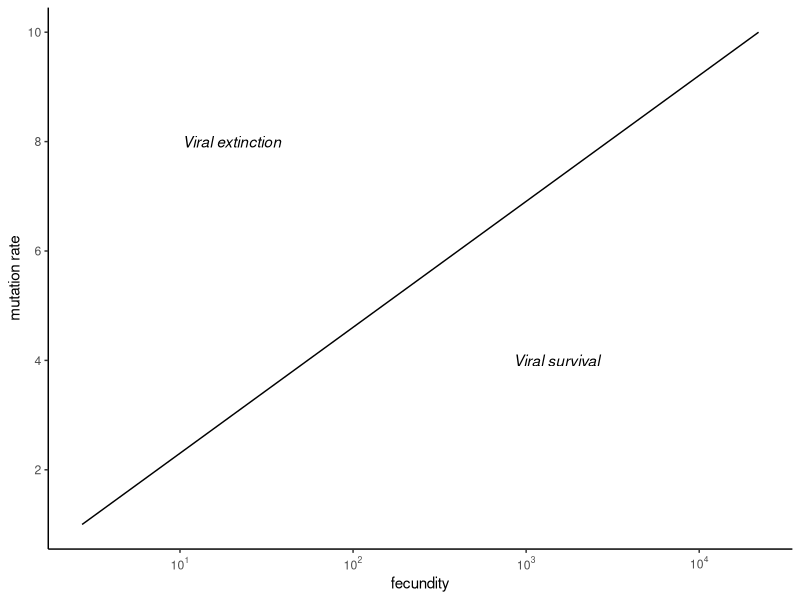

Write the R code that produced this figure.
library(tidyverse)
library(scales)

fec_plot_poisson <- tibble(
  mean_mut_rate = c(1:10),
  fecundity = log10(1/exp(-mean_mut_rate))
)

ggplot(fec_plot_poisson, aes(x = 10^fecundity,
                     y = mean_mut_rate)) +
  geom_line() +
  theme_minimal() +
  scale_y_continuous(breaks = c(2,4,6,8,10)) +
  scale_x_log10(labels = label_log()) +
  labs(x = "fecundity", y = "mutation rate") +
  annotate(geom = "text", x = 20, y = 8, label = "Viral extinction", fontface = "italic") +
  annotate(geom = "text", x = 1500, y = 4, label = "Viral survival", fontface = "italic") +
  theme_classic()
